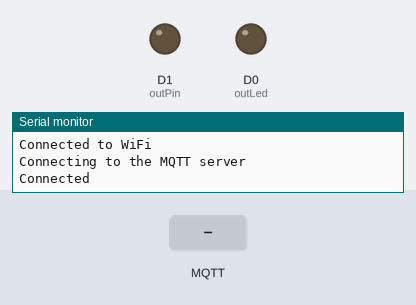
The sketch below on a simulated ESP8266 (NodeMCU). On the bench: output pins drawn as LEDs (lit = HIGH), the last lines printed to the serial monitor. The inputs (shaded band) are chosen by the test bench. WiFi joins after 1.5 s; servers stay silent unless stated; no MQTT or app messages arrive unless stated.

Above: at 3.2 s.
3.3 s: MQTT message "open" arrives on the first subscribed topic
At 10.6 s:
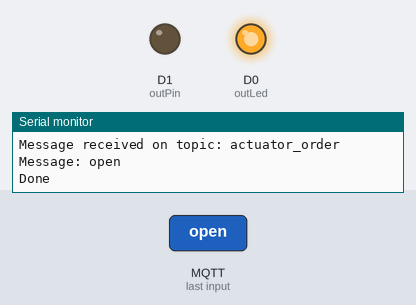
11.3 s: MQTT message "close" arrives on the first subscribed topic
At 18.2 s:
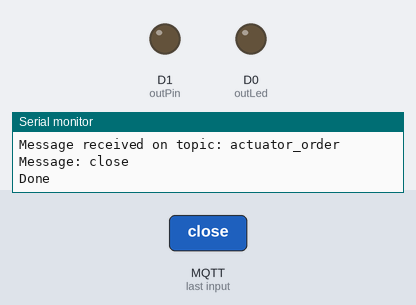
Timing chart, 0 to 19.7 s (numbered marks = the images above; inputs shaded):
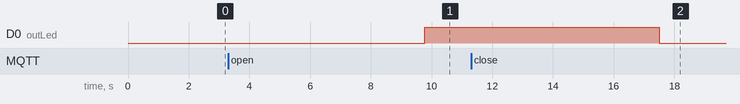

The sketch:

servo_mqtt.ino
```cpp
#include <Servo.h>
#include <ESP8266WiFi.h>
#include <PubSubClient.h>
#include <SPI.h>
#include <ArduinoJson.h>

IPAddress server(192, 168, 0, 174);
Servo servo;

//////////////////////    WIFI Settings
const char* ssid = "Your SSID";
const char* password = "Your Password";

// Replace with your MQTT broker information
const char* mqtt_server = "Your IP";
const char* mqtt_username = "mqttName";
const int mqtt_port = 1883;
const char* mqtt_password = "mqttPass";
const char* mqtt_topic = "actuator_order";

// Replace with the device settings
const char* device_name = "eagle";
const char* device_id = "1";
const char* actuator_id = "4";

// Actuator Settings
const int outPin = D1; // Define the output pin
const int outLed = D0; // Define the output pin
int state; // 0 will mean open and 180 will mean closed
char payload[10];

// Initialize the Wi-Fi client and MQTT client
WiFiClient espClient;
PubSubClient client(espClient);

void setup() {
  // Start serial communication
  Serial.begin(9600);
  state = 0;

  // Set up the ports
  pinMode(outPin, OUTPUT); // Sets the pin as an Output
  pinMode(outLed, OUTPUT);

  // Connect to Wi-Fi
  WiFi.begin(ssid, password);
  while (WiFi.status() != WL_CONNECTED) {
    delay(1000);
    Serial.println("Connecting to WiFi...");
  }
  Serial.println("Connected to WiFi");

  // Set up MQTT
  client.setServer(server, mqtt_port);
  client.setCallback(callback);
}

void openBin(){
  for (state = 0; state <= 180; state += 1) {
    servo.write(state);
    delay(15);
  }
  digitalWrite(outLed, HIGH);
  Serial.println("Done");
}

void closeBin(){
  for (state = 180; state >= 0; state -= 1) {
    servo.write(state);
    delay(15);
  }
  digitalWrite(outLed, LOW);
  Serial.println("Done");
}

void callback(char* topic, byte* payload, unsigned int length) {
  Serial.print("Message received on topic: ");
  Serial.println(topic);

  // Convert the payload to a string
  String message = "";
  for (int i = 0; i < length; i++) {
    message += (char)payload[i];
  }

  // Print the received message
  Serial.print("Message: ");
  Serial.println(message);
	Serial.println();
  if (message == "open"){
    openBin();
  } else if(message == "close"){
    closeBin();
  } else {
    Serial.println("Order not found");
  }
}

void reconnect() {
	while (! client.connected()) {
		Serial.println("Connecting to the MQTT server");
		if (client.connect("eagle", mqtt_username, mqtt_password)) {
			Serial.println("Connected");
      client.subscribe(mqtt_topic);

		} else {
			Serial.print("Error, rc=");
			Serial.print(client.state());
			Serial.println(" Trying again in 5 seconds");
		}
	}
}


void loop() {
  if (!client.connected()) {
    reconnect();
  }
  client.loop();
  delay(5000);
}
```

Measured:
- after the input at 3.3 s, D0 (outLed): LOW → HIGH after 6.5 s
- after the input at 11.3 s, D0 (outLed): HIGH → LOW after 6.2 s
